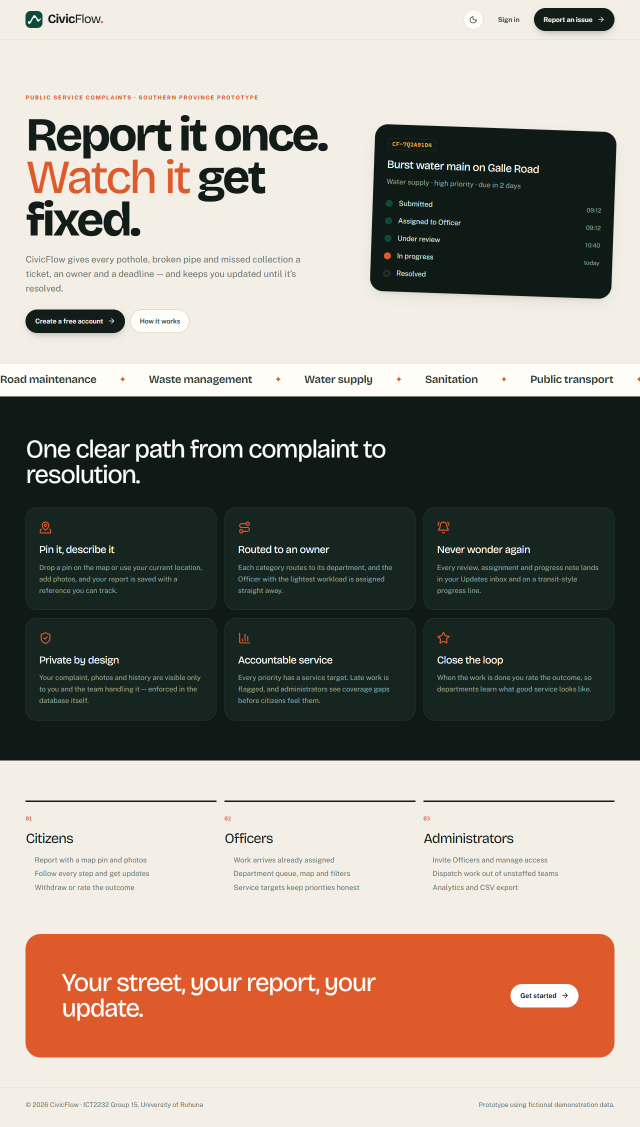
#> input picture docs/sdlc/screens/00-landing.png, 1280 x 2253 px (shown at 1/2 size); its folder holds 4 pictures in this run
$ python crop-screens.py
#> lines starting #> are read from the running program, lines starting #| are printed output that depends on the picture
# Crops the app screenshots (docs/sdlc/screens, regenerated by CAPTURE_SCREENS=1 npx playwright test)
# and composes the phone views from ./assets into ./fig for the report.
import os
from PIL import Image
S = '../../sdlc/screens/'
os.makedirs('fig', exist_ok=True)
crops = {
    'shot-landing': ('00-landing', 0, 810), 'shot-signin': ('01-sign-in', 0, 860), 'shot-citizen-overview': ('02-citizen-overview', 0, 900),
    'shot-new-complaint': ('03-citizen-new-complaint', 0, 1000), 'shot-detail': ('04-citizen-complaint-detail', 0, 980),
    'shot-my-complaints': ('05-citizen-my-complaints', 0, 838), 'shot-feedback': ('06-citizen-resolved-feedback', 1120, 780),
    'shot-inbox': ('07-citizen-updates-inbox', 0, 800), 'shot-officer-overview': ('08-officer-overview', 0, 900),
    'shot-queue': ('09-officer-department-queue', 0, 900), 'shot-process': ('10-officer-process-complaint', 0, 1000),
    'shot-admin-overview': ('12-admin-overview-monitoring', 0, 900), 'shot-categories': ('13-admin-service-categories', 0, 720),
    'shot-dispatch': ('14-admin-dispatch-centre', 0, 839), 'shot-analytics': ('15-admin-analytics', 0, 1000),
    'shot-analytics-dark': ('17-admin-analytics-dark', 0, 900), 'shot-map': ('16-officer-department-map', 0, 960),
}
def frame(im):
    b = Image.new('RGB', (im.width + 4, im.height + 4), (150, 158, 154)); b.paste(im, (2, 2)); return b
for name, (f, top, h) in crops.items():
    im = Image.open(S + f + '.png').convert('RGB'); h = min(h, im.height - top)
#> further down, im is the input picture: PIL image 1280x2253 RGB; mean R, G, B 153.5, 143.4, 132.9
#> after `h = min(h, im.height - top)`: h = 810
    frame(im.crop((0, top, im.width, top + h))).save(f'fig/{name}.png')
#> in frame, `b = Image.new('RGB', (im.width + 4, im.height + 4), (150, 158, 154))`:
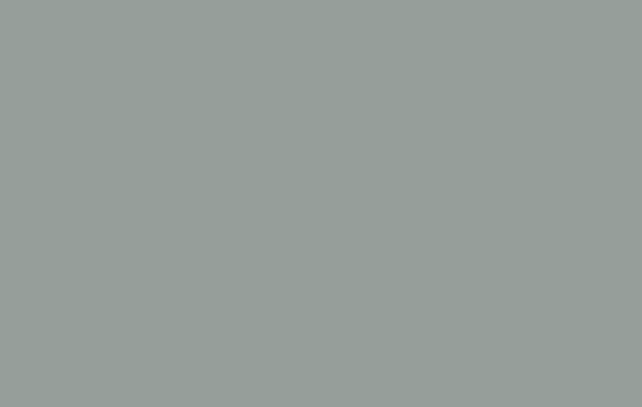
#> b: PIL image 1284x814 RGB (shown at 1/2 size); mean R, G, B 150, 158, 154
#> in frame, `b.paste(im, (2, 2))`:
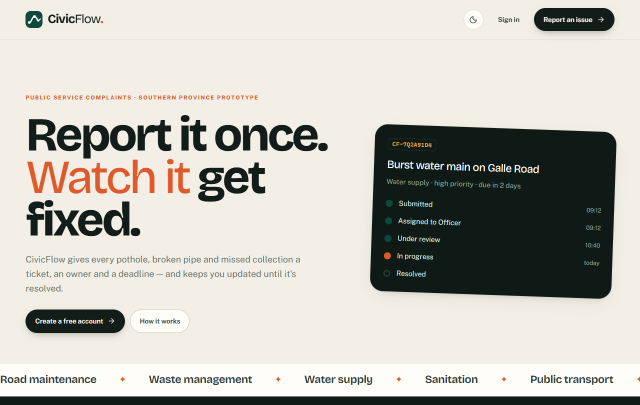
#> im: PIL image 1280x810 RGB (shown at 1/2 size); mean R, G, B 192.4, 190.9, 183.1
#> in frame, `b.paste(im, (2, 2))`:
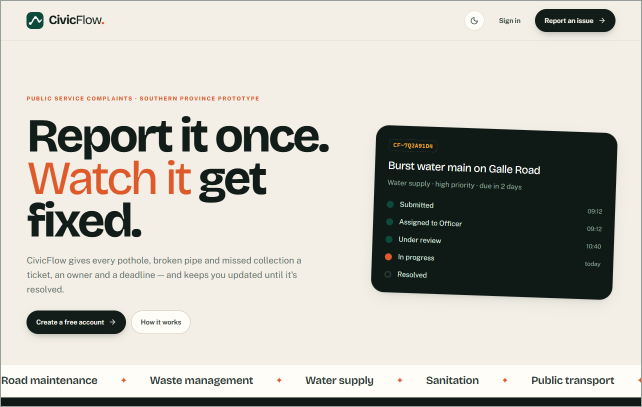
#> b: PIL image 1284x814 RGB (shown at 1/2 size); mean R, G, B 192, 190.7, 182.9
#> pass 2 of the loop `for name, (f, top, h) in crops.items():`:
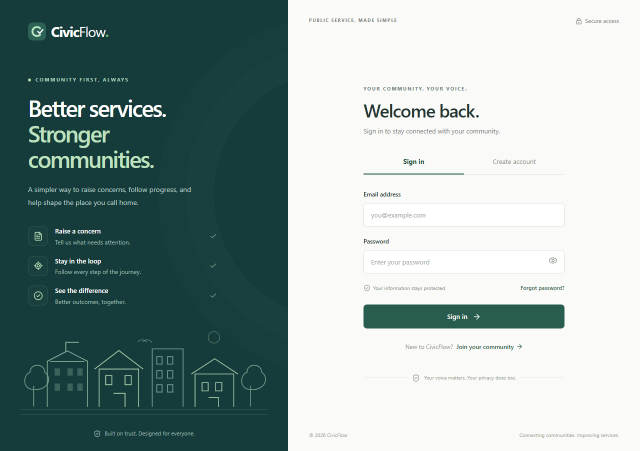
#> input picture docs/sdlc/screens/01-sign-in.png, 1280 x 902 px (shown at 1/2 size)
#> im is the input picture: PIL image 1280x902 RGB; mean R, G, B 145.7, 164.5, 161.6
#> in frame (call 2), `b = Image.new('RGB', (im.width + 4, im.height + 4), (150, 158, 154))`:
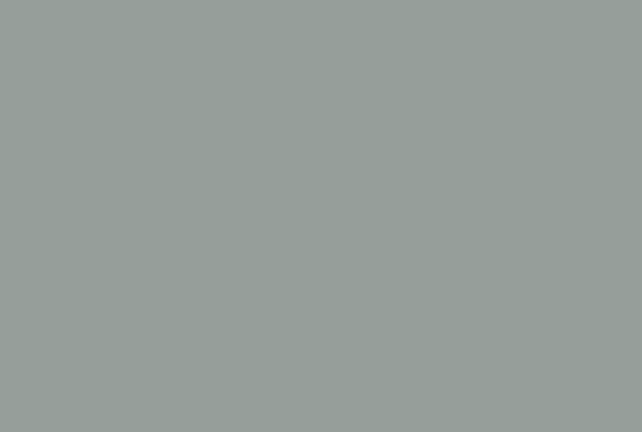
#> b: PIL image 1284x864 RGB (shown at 1/2 size); mean R, G, B 150, 158, 154
#> im: PIL image 1280x860 RGB
#> in frame (call 2), `b.paste(im, (2, 2))`:
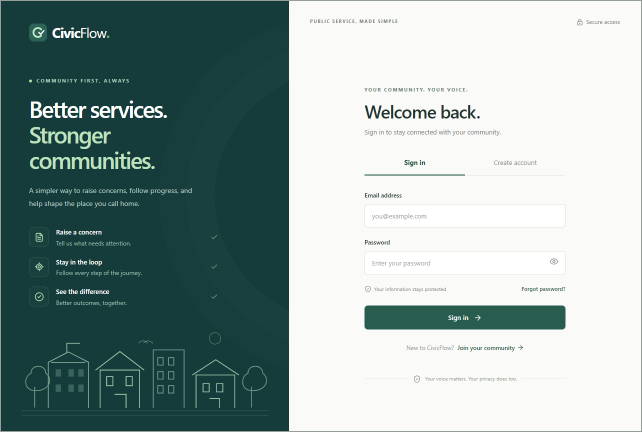
#> b: PIL image 1284x864 RGB (shown at 1/2 size); mean R, G, B 145.7, 164.5, 161.5
#> pass 3 of the loop `for name, (f, top, h) in crops.items():`:
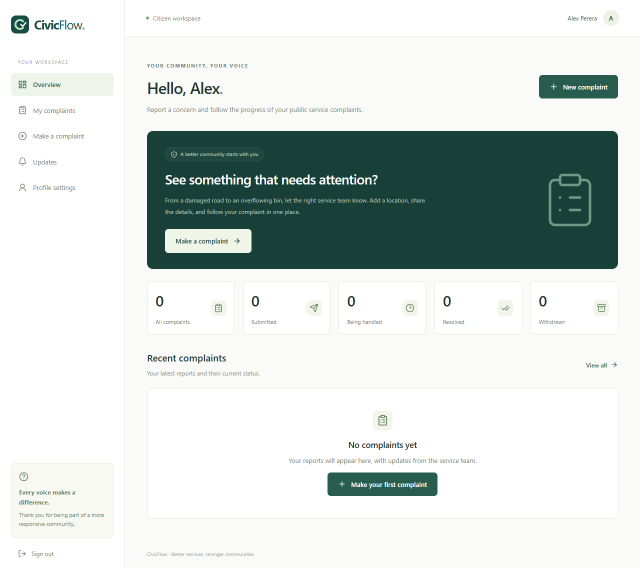
#> input picture docs/sdlc/screens/02-citizen-overview.png, 1280 x 1136 px (shown at 1/2 size)
#> im is the input picture: PIL image 1280x1136 RGB; mean R, G, B 209.7, 217.6, 214.7
#> in frame (call 3), `b = Image.new('RGB', (im.width + 4, im.height + 4), (150, 158, 154))`:
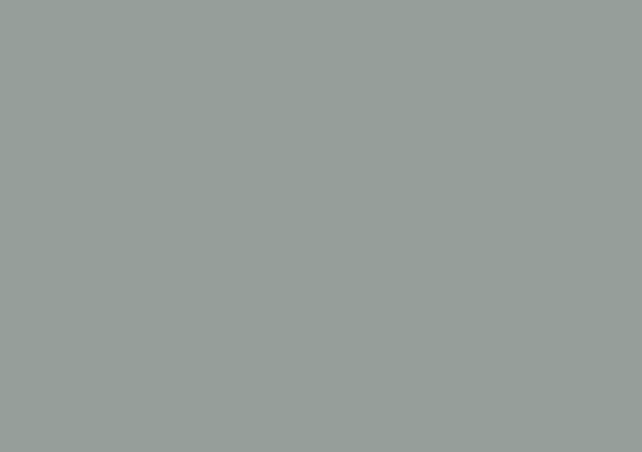
#> b: PIL image 1284x904 RGB (shown at 1/2 size); mean R, G, B 150, 158, 154
#> im: PIL image 1280x900 RGB
#> in frame (call 3), `b.paste(im, (2, 2))`:
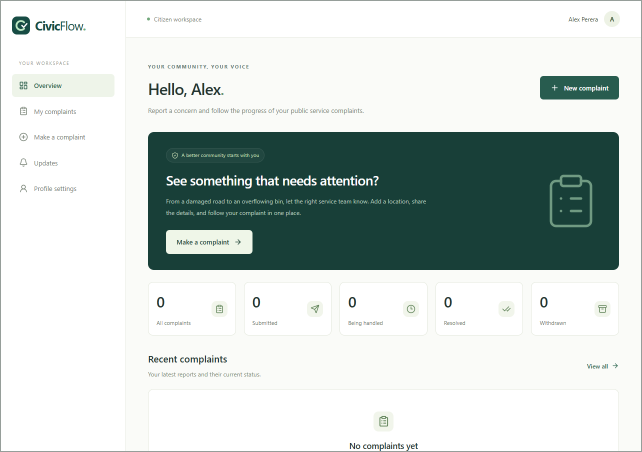
#> b: PIL image 1284x904 RGB (shown at 1/2 size); mean R, G, B 200.2, 209.6, 206.6
#> (the run stopped early here; a loop or call above may not have finished)
